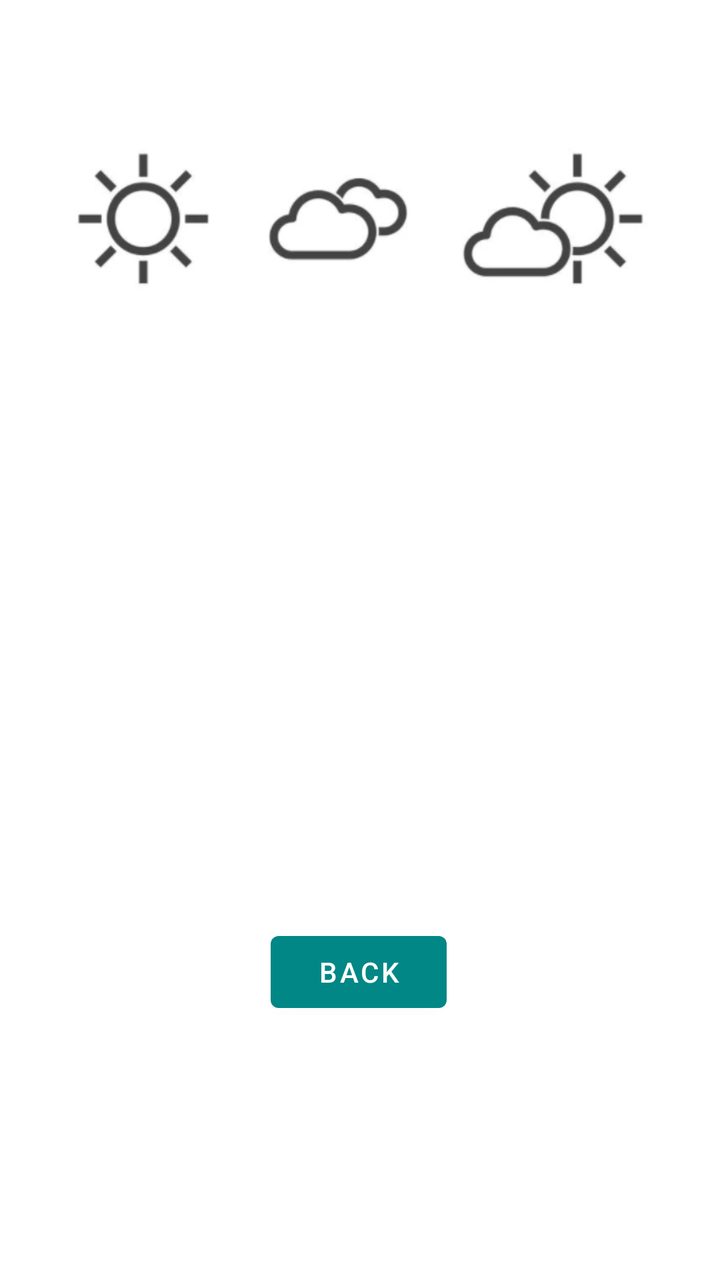
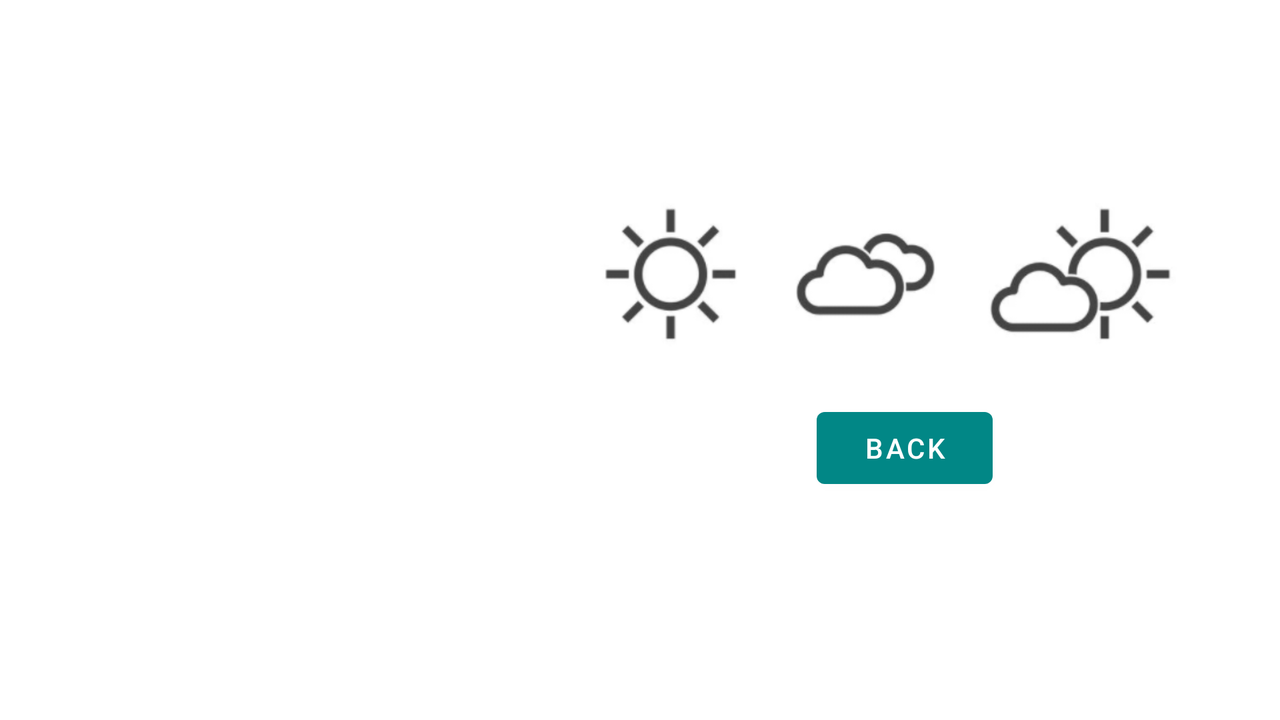

First picture: res/layout/ on a phone held upright. Second picture: the repository's own variant of that layout, on a device whose configuration matches the variant's folder. Source for both follows.
<!-- AndroidManifest.xml: application theme Theme.TrainIT -->
<!-- res/layout/fragment_weather.xml -->
<?xml version="1.0" encoding="utf-8"?>
<androidx.constraintlayout.widget.ConstraintLayout xmlns:android="http://schemas.android.com/apk/res/android"
    xmlns:app="http://schemas.android.com/apk/res-auto"
    xmlns:tools="http://schemas.android.com/tools"
    android:layout_width="match_parent"
    android:layout_height="match_parent"
    tools:context=".WeatherFragment">

    <TextView
        android:id="@+id/textview_second"
        android:layout_width="222dp"
        android:layout_height="257dp"
        android:layout_marginBottom="60dp"
        android:textAlignment="center"
        android:textSize="24sp"
        app:layout_constraintBottom_toTopOf="@+id/button_back"
        app:layout_constraintEnd_toEndOf="parent"
        app:layout_constraintHorizontal_bias="0.497"
        app:layout_constraintStart_toStartOf="parent" />

    <Button
        android:id="@+id/button_back"
        android:layout_width="wrap_content"
        android:layout_height="wrap_content"
        android:layout_marginBottom="130dp"
        android:text="@string/back"
        app:layout_constraintBottom_toBottomOf="parent"
        app:layout_constraintEnd_toEndOf="parent"
        app:layout_constraintHorizontal_bias="0.498"
        app:layout_constraintStart_toStartOf="parent" />

    <ImageView
        android:id="@+id/imageView"
        android:layout_width="309dp"
        android:layout_height="124dp"
        android:layout_marginTop="72dp"
        android:src="@drawable/weather"
        app:layout_constraintBottom_toTopOf="@+id/textview_second"
        app:layout_constraintEnd_toEndOf="parent"
        app:layout_constraintStart_toStartOf="parent"
        app:layout_constraintTop_toTopOf="parent" />
</androidx.constraintlayout.widget.ConstraintLayout>
<!-- resources referenced by this layout -->
<resources>
  <!-- drawable weather: png bitmap (drawable-v24, 25866 bytes) -->
  <string name="back">Back</string>
  <style name="Theme.TrainIT" parent="Theme.MaterialComponents.DayNight.DarkActionBar">
          
          <item name="colorPrimary">@color/teal_700</item>
          <item name="colorPrimaryVariant">@color/teal_700</item>
          <item name="colorOnPrimary">@color/white</item>
          
          <item name="colorSecondary">@color/teal_200</item>
          <item name="colorSecondaryVariant">@color/teal_700</item>
          <item name="colorOnSecondary">@color/black</item>
          
          <item name="android:statusBarColor" tools:targetApi="l">?attr/colorPrimaryVariant</item>
          
      </style>
</resources>
<!-- res/layout-land/fragment_weather.xml (the repository's variant of the layout above) -->
<!-- drawn on the phone turned sideways -->
<?xml version="1.0" encoding="utf-8"?>
<androidx.constraintlayout.widget.ConstraintLayout xmlns:android="http://schemas.android.com/apk/res/android"
    xmlns:app="http://schemas.android.com/apk/res-auto"
    xmlns:tools="http://schemas.android.com/tools"
    android:layout_width="match_parent"
    android:layout_height="match_parent"
    tools:context=".WeatherFragment">

    <TextView
        android:id="@+id/textview_second"
        android:layout_width="227dp"
        android:layout_height="186dp"
        android:textAlignment="center"
        android:textSize="24sp"
        app:layout_constraintBottom_toBottomOf="parent"
        app:layout_constraintEnd_toEndOf="parent"
        app:layout_constraintHorizontal_bias="0.164"
        app:layout_constraintStart_toStartOf="parent"
        app:layout_constraintTop_toTopOf="parent"
        app:layout_constraintVertical_bias="0.453" />

    <Button
        android:id="@+id/button_back"
        android:layout_width="wrap_content"
        android:layout_height="wrap_content"
        android:layout_marginBottom="112dp"
        android:text="@string/back"
        app:layout_constraintBottom_toBottomOf="parent"
        app:layout_constraintEnd_toEndOf="parent"
        app:layout_constraintHorizontal_bias="0.74"
        app:layout_constraintStart_toStartOf="parent" />

    <ImageView
        android:id="@+id/imageView"
        android:layout_width="309dp"
        android:layout_height="124dp"
        android:layout_marginTop="72dp"
        android:src="@drawable/weather"
        app:layout_constraintBottom_toTopOf="@+id/button_back"
        app:layout_constraintEnd_toEndOf="parent"
        app:layout_constraintHorizontal_bias="0.874"
        app:layout_constraintStart_toStartOf="parent"
        app:layout_constraintTop_toTopOf="parent"
        app:layout_constraintVertical_bias="0.549" />

</androidx.constraintlayout.widget.ConstraintLayout>
